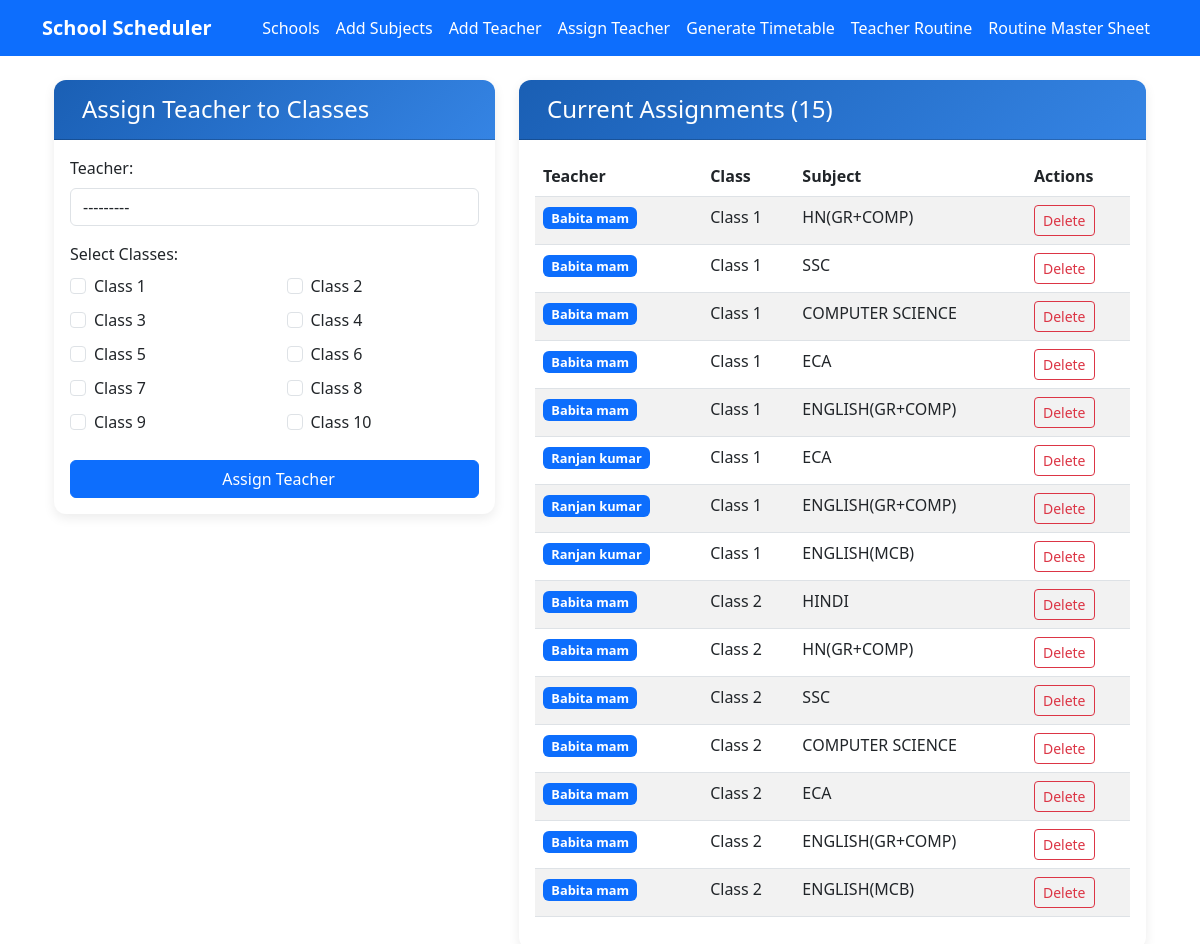
Page /assign_teacher/ on the earlier database version.
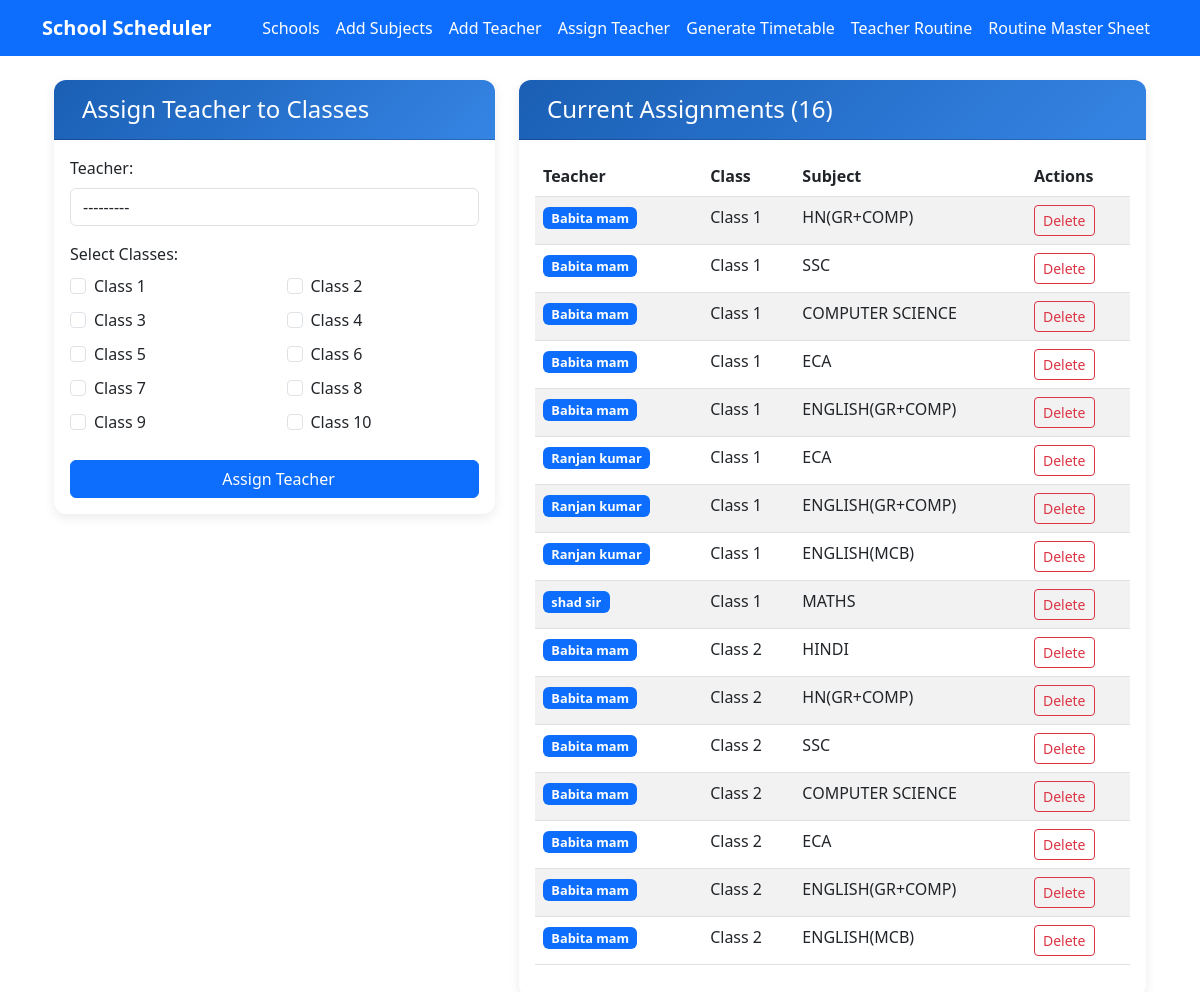
Same page on the later database version.
### scheduler/models.py (models this page shows, shortened)
class TeacherClassSubject(models.Model):
    teacher = models.ForeignKey(TeacherMaster, on_delete=models.CASCADE)
    class_id = models.IntegerField(choices=SubjectMaster.CLASS_CHOICES)
    subject = models.ForeignKey(SubjectMaster, on_delete=models.CASCADE)
    class Meta:
        unique_together = ('teacher', 'class_id', 'subject')

class TeacherMaster(models.Model):
    SHIFT_CHOICES = [
        (1, "1st Shift (Classes 1-3)"),
        (2, "2nd Shift (Classes 4-6)"),
        (3, "All Shifts"),
    ]
    name = models.CharField(max_length=100)
    shift = models.IntegerField(choices=SHIFT_CHOICES)
    no_of_classes = models.IntegerField(default=0)
    def __str__(self):
        return f"{self.name} (Shift {self.get_shift_display()})"

class SubjectMaster(models.Model):
    CLASS_CHOICES = [(i, f"Class {i}") for i in range(1, 11)]
    class_id = models.IntegerField(choices=CLASS_CHOICES)
    subject_name = models.CharField(max_length=100)
    class Meta:
        unique_together = ('class_id', 'subject_name')

### scheduler/views.py (the view)
# urls.py: path('assign_teacher/', views.assign_teacher, name='assign_teacher'),
def assign_teacher(request):
    if request.method == 'POST':
        form = TeacherAssignmentForm(request.POST)
        if form.is_valid():
            teacher = form.cleaned_data['teacher']
            classes = form.cleaned_data['classes']
            assignments_created = 0
            invalid_assignments = 0
            for class_id in classes:
                subjects_key = f'subjects_class_{class_id}'
                if subjects_key in request.POST:
                    subject_ids = request.POST.getlist(subjects_key)
                    for subject_id in subject_ids:
                        try:
                            subject = SubjectMaster.objects.get(id=subject_id, class_id=class_id)
                            existing_assignment = TeacherClassSubject.objects.filter(
                                teacher=teacher,
                                class_id=class_id
                            ).exclude(subject=subject).first()
                            if existing_assignment:
                                messages.warning(request,
                                    f"Teacher {teacher.name} is already assigned to {existing_assignment.subject.subject_name} in Class {class_id}. "
                                    f"Cannot assign to {subject.subject_name} in the same class."
                                )
                                invalid_assignments += 1
                                continue
                            obj, created = TeacherClassSubject.objects.get_or_create(
                                teacher=teacher,
                                class_id=class_id,
                                subject=subject
                            )
                            if created:
                                assignments_created += 1
                        except SubjectMaster.DoesNotExist:
                            invalid_assignments += 1
            if assignments_created > 0:
                messages.success(request, f"Successfully created {assignments_created} assignments!")
            if invalid_assignments > 0:
                messages.warning(request, f"{invalid_assignments} assignments could not be created due to conflicts.")
            return redirect('assign_teacher')
    else:
        form = TeacherAssignmentForm()
    class_subjects = []
    for class_id in range(1, 11):
        subjects = SubjectMaster.objects.filter(class_id=class_id)
        class_subjects.append((class_id, subjects))
    existing_assignments = TeacherClassSubject.objects.all().select_related('teacher', 'subject').order_by('class_id', 'teacher__name')
    return render(request, 'scheduler/assign_teacher.html', {
        'form': form,
        'class_subjects': class_subjects,
        'existing_assignments': existing_assignments
    })

### scheduler/forms.py
class TeacherAssignmentForm(forms.Form):
    teacher = forms.ModelChoiceField(
        queryset=TeacherMaster.objects.all(),
        widget=forms.Select(attrs={
            'class': 'form-control',
            'placeholder': 'Select a teacher'
        }),
        label="Teacher"
    )
    classes = forms.MultipleChoiceField(
        choices=SubjectMaster.CLASS_CHOICES,
        widget=forms.CheckboxSelectMultiple,
        label="Select Classes"
    )
    def __init__(self, *args, **kwargs):
        super().__init__(*args, **kwargs)
        self.fields['teacher'].queryset = TeacherMaster.objects.all().order_by('name')

### scheduler/templates/scheduler/assign_teacher.html (shortened to what this page needs)
{% extends 'scheduler/base.html' %}
{% block content %}
<div class="container mt-4">
    <div class="row">
        <div class="col-md-5">
            <div class="card">
                <div class="card-header">
                    <h4 class="mb-0">Assign Teacher to Classes</h4>
                </div>
                <div class="card-body">
                    <form method="post">
                        <div class="mb-3">
                            <label for="{{ form.teacher.id_for_label }}" class="form-label">Teacher:</label>
                            {{ form.teacher }}
                        </div>
                        <div class="mb-3">
                            <label class="form-label">Select Classes:</label>
                            <div class="row">
                                {% for value, label in form.classes.field.choices %}
                                <div class="col-md-6 mb-2">
                                    <div class="form-check">
                                        <input class="form-check-input class-checkbox" type="checkbox" name="classes"
                                               value="{{ value }}" id="class_{{ value }}" data-class="{{ value }}">
                                        <label class="form-check-label" for="class_{{ value }}">{{ label }}</label>
                                    </div>
                                </div>
                                {% endfor %}
                            </div>
                        </div>
                        <button type="submit" class="btn btn-primary w-100">
                            Assign Teacher
                        </button>
                    </form>
                </div>
            </div>
        </div>
        <div class="col-md-7">
            <div class="card">
                <div class="card-header">
                    <h4 class="mb-0">
                        Current Assignments ({{ existing_assignments|length }})
                    </h4>
                </div>
                <div class="card-body">
                    {% if existing_assignments %}
                    <div class="table-responsive">
                        <table class="table table-striped">
                            <thead>
                                <tr>
                                    <th>Teacher</th>
                                    <th>Class</th>
                                    <th>Subject</th>
                                    <th>Actions</th>
                                </tr>
                            </thead>
                            <tbody>
                                {% for assignment in existing_assignments %}
                                <tr>
                                    <td>
                                        <span class="badge bg-primary">{{ assignment.teacher.name }}</span>
                                    </td>
                                    <td>Class {{ assignment.class_id }}</td>
                                    <td>{{ assignment.subject.subject_name }}</td>
                                    <td>
                                        <button type="button" class="btn btn-sm btn-outline-danger"
                                                data-bs-toggle="modal" data-bs-target="#deleteModal{{ assignment.id }}">
                                          Delete
                                        </button>
                                    </td>
                                </tr>
                                {% endfor %}
                            </tbody>
                        </table>
                    </div>
                    {% else %}
                    <div class="text-center text-muted py-4">
                        <i class="fas fa-link fa-3x mb-3"></i>
                        <p>No teacher assignments yet.</p>
                    </div>
                    {% endif %}
                </div>
            </div>
        </div>
    </div>
</div>
{% endblock %}

### scheduler/templates/scheduler/base.html (shortened to what this page needs)
<!DOCTYPE html>
<html lang="en">
<head>
  <link href="https://cdn.jsdelivr.net/npm/bootstrap@5.3.0/dist/css/bootstrap.min.css" rel="stylesheet">
</head>
<body>
  <nav class="navbar navbar-expand-lg navbar-dark bg-primary">
    <div class="container">
      <a class="navbar-brand fw-bold text-white" href="{% url 'index' %}">School Scheduler</a>
      <div class="collapse navbar-collapse" id="navbarNav">
        <div class="navbar-nav ms-auto">
          <a class="nav-link text-white fw-medium" href="{% url 'school_list' %}">Schools</a>
          <a class="nav-link text-white fw-medium" href="{% url 'add_subjects' %}">Add Subjects</a>
          <a class="nav-link text-white fw-medium" href="{% url 'add_teacher' %}">Add Teacher</a>
          <a class="nav-link text-white fw-medium" href="{% url 'assign_teacher' %}">Assign Teacher</a>
          <a class="nav-link text-white fw-medium" href="{% url 'generate_timetable' %}">Generate Timetable</a>
          <a class="nav-link text-white fw-medium" href="{% url 'teacher_routine' %}">Teacher Routine</a>
          <a class="nav-link text-white fw-medium" href="{% url 'teacher_routine_sheet' %}">
    Routine Master Sheet
</a>
        </div>
      </div>
    </div>
  </nav>
  <div class="container mt-4">
    {% block content %}
    {% endblock %}
  </div>
</body>
</html>

### scheduler/templates/scheduler/assign_teacher.html (style rules this page uses)
.card { border: none; border-radius: 12px; box-shadow: 0 4px 12px rgba(0, 0, 0, 0.08); }
.card-header { background: linear-gradient(135deg, #1a5fb4 0%, #3584e4 100%); color: white; border-radius: 12px 12px 0 0 !important; padding: 15px 20px; font-weight: 600; }
.badge { font-size: 0.8em; }
.btn-sm { padding: 0.25rem 0.5rem; font-size: 0.875rem; }

Differences in the rows shown:
added TeacherClassSubject: teacher.name "shad sir", class_id "1", subject.subject_name "MATHS"
Other differences:
{{ existing_assignments|length }}: "15" → "16"
